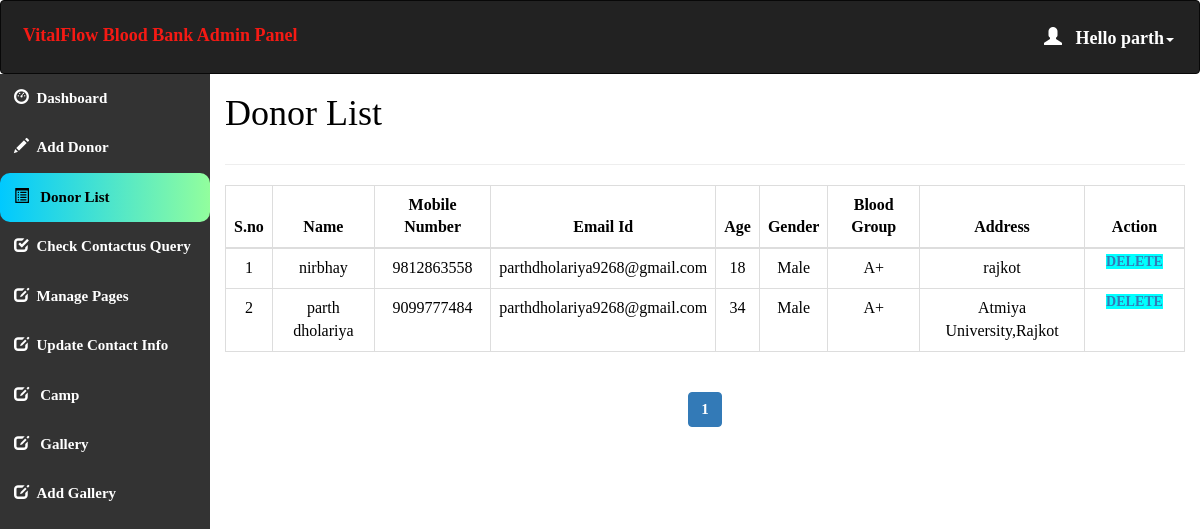
The page /admin/donor_list.php (signed in) on the database its author committed.
### tables this page shows
CREATE TABLE `donor_details` (
  `donor_id` int(11) NOT NULL,
  `donor_name` varchar(50) NOT NULL,
  `donor_number` varchar(10) NOT NULL,
  `donor_mail` varchar(50) DEFAULT NULL,
  `donor_age` int(60) NOT NULL,
  `donor_gender` varchar(10) NOT NULL,
  `donor_blood` varchar(10) NOT NULL,
  `donor_address` varchar(100) NOT NULL
);

CREATE TABLE `blood` (
  `blood_id` int(11) NOT NULL,
  `blood_group` varchar(10) NOT NULL
);

### admin/donor_list.php (the view, shortened to what this page needs)
<html>
<head>
  <link rel="stylesheet" href="https://maxcdn.bootstrapcdn.com/bootstrap/3.4.1/css/bootstrap.min.css">
</head>
<?php
include 'conn.php';
  if (isset($_SESSION['loggedin']) && $_SESSION['loggedin'] == true) {
  ?>
<body style="color:black">
<div id="header">
<?php include 'header.php';
?>
</div>
<div id="sidebar">
<?php $active="list"; include 'sidebar.php'; ?>
</div>
<div id="content" >
  <div class="content-wrapper">
    <div class="container-fluid">
      <div class="row">
        <div class="col-md-12 lg-12 sm-12">
          <h1 class="page-title">Donor List</h1>
        </div>
      </div>
      <hr>
      <?php
        include 'conn.php';
        $limit = 10;
        if(isset($_GET['page'])){
          $page = $_GET['page'];
        }else{
          $page = 1;
        }
        $offset = ($page - 1) * $limit;
        $count=$offset+1;
        $sql= "select * from donor_details join blood where donor_details.donor_blood=blood.blood_id LIMIT {$offset},{$limit}";
        $result=mysqli_query($conn,$sql);
        if(mysqli_num_rows($result)>0)   {
       ?>
       <div class="table-responsive">
      <table class="table table-bordered" style="text-align:center">
          <thead style="text-align:center">
          <th style="text-align:center">S.no</th>
          <th style="text-align:center">Name</th>
          <th style="text-align:center">Mobile Number</th>
          <th style="text-align:center">Email Id</th>
          <th style="text-align:center">Age</th>
          <th style="text-align:center">Gender</th>
          <th style="text-align:center">Blood Group</th>
          <th style="text-align:center">Address</th>
          <th style="text-align:center">Action</th>
          </thead>
          <tbody>
            <?php
            while($row = mysqli_fetch_assoc($result)) { ?>
          <tr>
                  <td><?php echo $count++; ?></td>
                  <td><?php echo $row['donor_name']; ?></td>
                  <td><?php echo $row['donor_number']; ?></td>
                  <td><?php echo $row['donor_mail']; ?></td>
                  <td><?php echo $row['donor_age']; ?></td>
                  <td><?php echo $row['donor_gender']; ?></td>
                    <td><?php echo $row['blood_group']; ?></td>
                    <td><?php echo $row['donor_address']; ?></td>
                    <td id="he" style="width:100px">
                    <a style="background-color:aqua" href='delete.php?id=<?php echo $row['donor_id']; ?>'> Delete </a>
                </td>
              </tr>
            <?php } ?>
          </tbody>
      </table>
    </div>
    <?php } ?>
<div class="table-responsive"style="text-align:center;align:center">
    <?php
    $sql1 = "SELECT * FROM donor_details";
    $result1 = mysqli_query($conn, $sql1) or die("Query Failed.");
    if(mysqli_num_rows($result1) > 0){
      $total_records = mysqli_num_rows($result1);
      $total_page = ceil($total_records / $limit);
      echo '<ul class="pagination admin-pagination">';
      for($i = 1; $i <= $total_page; $i++){
        if($i == $page){
          $active = "active";
        }else{
          $active = "";
        }
        echo '<li class="'.$active.'"><a href="donor_list.php?page='.$i.'">'.$i.'</a></li>';
      }
      echo '</ul>';
    }
    ?>
  </div>
  </div>
</div>
</div>
   <?php }
    ?>
</body>
</html>

### admin/header.php (shortened to what this page needs)
<!DOCTYPE html>
<html>
<head>
  <link rel="stylesheet" href="https://maxcdn.bootstrapcdn.com/bootstrap/3.4.1/css/bootstrap.min.css">
</head>
<body>
<nav class="navbar navbar-inverse">
  <div class="container-fluid">
    <div class="navbar-header">
      <a class="navbar-brand" id="qq" href="dashboard.php" style="color:#F51A14;">VitalFlow Blood Bank Admin Panel</a>
    </div>
    <ul class="nav navbar-nav navbar-right">
      <li class="dropdown"><a class="dropdown-toggle" id="qw" data-toggle="dropdown" href="#" style="font-weight:bold;color:white "> <span class="glyphicon glyphicon-user"></span>&nbsp&nbsp
        <?php
        include 'conn.php';
        $username=$_SESSION['username'];
        $sql="select * from admin_info where admin_username='$username'";
        $result=mysqli_query($conn,$sql) or die("query failed.");
        $row=mysqli_fetch_assoc($result);
        echo "Hello ".$row['admin_name'];
       ?><span class="caret"></span></a>
    </li>
    </ul>
  </div>
</nav>
</body></html>

### admin/donor_list.php (style rules this page uses)
#sidebar { position:relative;margin-top:-20px }
#content { position:relative;margin-left:210px }
#he { font-size: 14px; font-weight: 600; text-transform: uppercase; padding: 3px 7px; color: #fff; text-decoration: none; border-radius: 3px; align:center }

### admin/header.php (style rules this page uses)
.navbar { background-color: #333333 ; padding: 10px 10px; color:#FF0404 ; }
.navbar a { float: left; color: white; text-align: center; padding: 12px; text-decoration: none; font-size: 18px; line-height: 25px; }
.navbar-brand { font-size: 25px; font-weight: bold; }
.navbar a { float: none; display: block; text-align: left; }
.navbar-right { float: none; }

### admin/sidebar.php (style rules this page uses)
body { margin: 0; font-family: 'Averia Gruesa Libre';font-size: 15px; color:#F8F9F9; }

### rows shown on the page
donor_details: donor_name "nirbhay", donor_number "9812863558", donor_mail "parthdholariya9268@gmail.com", donor_age "18", donor_gender "Male", blood.blood_group "A+", donor_address "rajkot"
donor_details: donor_name "parth dholariya", donor_number "9099777484", donor_mail "parthdholariya9268@gmail.com", donor_age "34", donor_gender "Male", blood.blood_group "A+", donor_address "Atmiya University,Rajkot"

### other values the page prints
$row['admin_name'] "parth"
